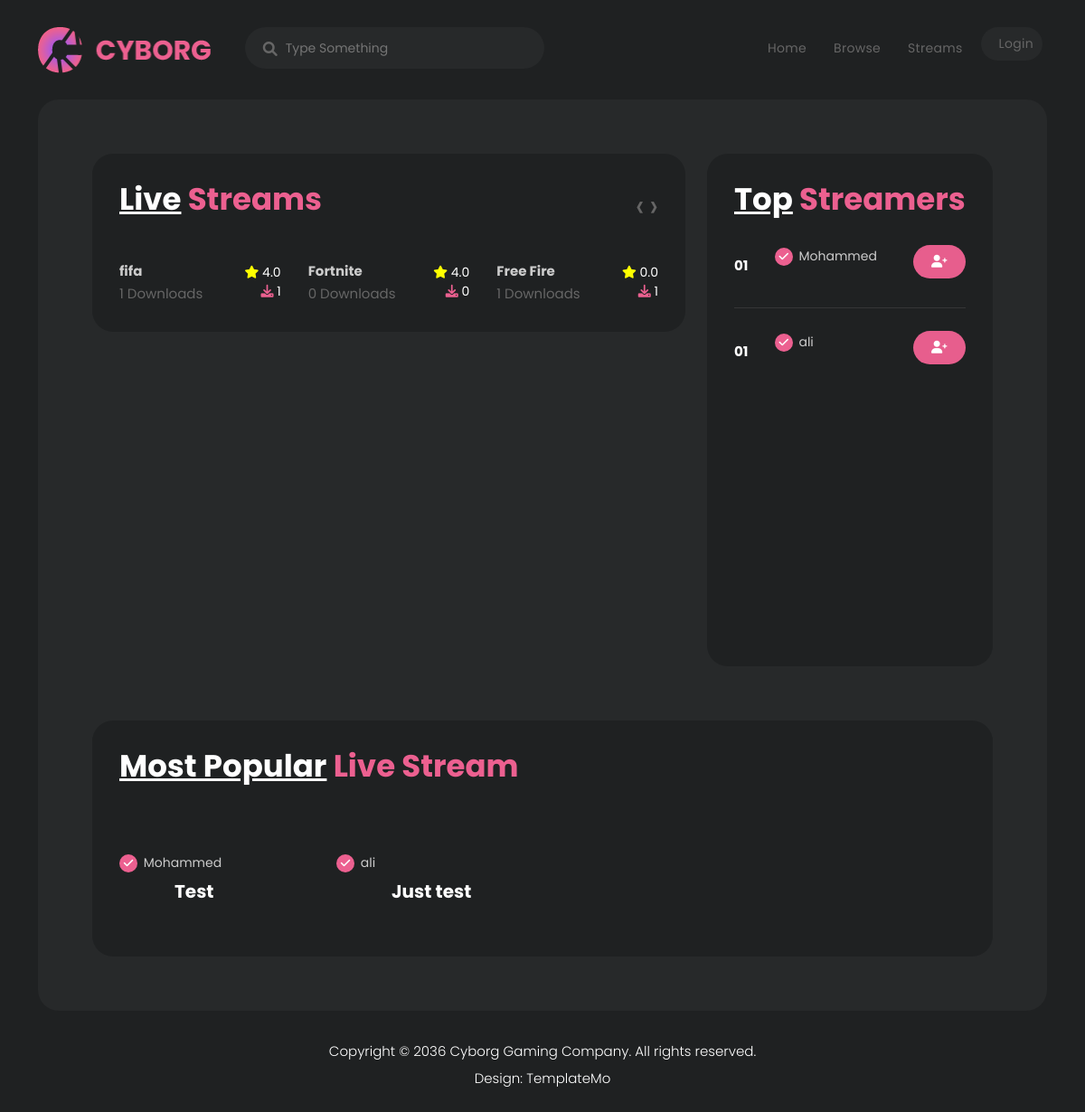
The page /streams/ on the database its author committed.
### games/models.py (models this page shows, shortened)
class Game(models.Model):
    name = models.CharField(max_length=50)
    gamefile = models.FileField(upload_to="Games/%d/",blank=True, null=True)
    video = models.URLField(max_length=255, blank=True, null=True)
    company = models.CharField(max_length=50)
    mimage = models.FileField(upload_to="Games/main-images/%d/",blank=True, null=True)
    downloaders = models.ManyToManyField(User, related_name='games', blank=True)
    rate = models.DecimalField(max_digits=2, decimal_places=1, blank=True)
    type = models.ForeignKey(Type, on_delete=models.PROTECT, blank=True, null=True)
    storage = models.DecimalField(max_digits=5, decimal_places=2, blank=True, null=True)
    discription = models.TextField(max_length=300, default="An Amazing Game")
    data_added = models.DateField(auto_created=True, blank=True, null=True)
    slug = models.SlugField(null=True, blank=True)

### streams/models.py (models this page shows, shortened)
class Stream(models.Model):
    title = models.CharField(max_length=50)
    streamer = models.ForeignKey(User, on_delete=models.CASCADE, related_name='streams')
    game = models.OneToOneField("games.Game", on_delete=models.CASCADE, related_name='streams')
    image = models.FileField(upload_to="Streams/images/%d/",blank=True, null=True)
    type = models.ForeignKey(Type, on_delete=models.CASCADE)
    stream_url = models.URLField(max_length=255, blank=True, null=True)
    viewers = models.ManyToManyField(User, related_name='stream_viewer', blank=True)
    status = models.BooleanField(default=True)

### streams/views.py (the view)
# urls.py: path('streams/', include('streams.urls', namespace='streams')),
def streams(request):
    games = Game.objects.all()
    streams = Stream.objects.all()
    users = User.objects.all()
    context = {
        'streams' : streams,
        'games' : games,
        'streamers' : users
    }
    return render(request, 'pages/streams.html', context)

### streams/models.py (called while the page is built)
    def __str__(self):
        return self.name

### templates/pages/streams.html (shortened to what this page needs)
{% extends 'base.html' %}
{% load static %}
{% block content %}
        <div class="row">
          <div class="col-lg-8">
            <div class="featured-games header-text">
              <div class="heading-section">
                <h4><em>Live</em> Streams</h4>
              </div>
              <div class="owl-features owl-carousel">
                {% for game in games %}
                  <div class="item">
                    <h4><a href="{% url 'games:details' game.slug %}">{{game.name}}</a><br><span>{{game.downloaders.count}} Downloads</span></h4>
                    <ul>
                      <li><i class="fa fa-star"></i> {{game.rate}}</li>
                      <li><i class="fa fa-download"></i> {{game.downloaders.count}}</li>
                    </ul>
                  </div>
                {% endfor %}
              </div>
            </div>
          </div>
          <div class="col-lg-4">
            <div class="top-streamers">
              <div class="heading-section">
                <h4><em>Top</em> Streamers</h4>
              </div>
              <ul>
                {% for streamer in streamers %}
                  {% if streamer.streams.count > 0 %}
                    <li>
                      <span>01</span>
                      <h6><i class="fa fa-check"></i> <a href="{% url 'accounts:profile' streamer.profile.slug %}">{{streamer.username}}</a></h6>
                      <div class="main-button">
                        <a href = "{% url 'accounts:addfriend' streamer %}">
                          <i class="fa-solid fa-user-plus"></i>
                        </a>
                      </div>
                    </li>
                  {% endif %}
                {% endfor %}
              </ul>
            </div>
          </div>
        </div>
        <div class="live-stream">
          <div class="col-lg-12">
            <div class="heading-section">
              <h4><em>Most Popular</em> Live Stream</h4>
            </div>
          </div>
          <div class="row">
            {% for stream in streams %}
              {% if stream.status == True %}
                <div class="col-lg-3 col-sm-6">
                  <div class="item">
                    <div class="thumb">
                    </div>
                    <div class="down-content">
                      <span><i class="fa fa-check"></i> <a href="{% url 'accounts:profile' stream.streamer.profile.slug %}">{{stream.streamer}}</a></span>
                      <h4>{{stream.title}}</h4>
                    </div>
                  </div>
                </div>
              {% endif %}
            {% endfor %}
          </div>
        </div>
{% endblock content %}

### project/static/assets/css/templatemo-cyborg-gaming.css (style rules this page uses)
html, body, div, span, applet, object, iframe, h1, h2, h3, h4, h5, h6, p, blockquote, div pre, a, abbr, acronym, address, big, cite, code, del, dfn, em, font, img, ins, kbd, q, s, samp, small, strike, strong, sub, sup, tt, var, b, u, i, center, dl, dt, dd, ol, ul, li, figure, header, nav, section, article, aside, footer, figcaption { margin: 0; padding: 0; border: 0; outline: 0; }
ul, li { padding: 0; margin: 0; list-style: none; }
* { box-sizing: border-box; }
html, body { font-family: 'Poppins', sans-serif; font-weight: 400; background-color: #1e1e1e; font-size: 16px; -ms-text-size-adjust: 100%; -webkit-font-smoothing: antialiased; -moz-osx-font-smoothing: grayscale; }
a { color: #CCC; text-decoration: none !important; }
h1, h2, h3, h4, h5, h6 { margin-top: 0px; margin-bottom: 0px; color: #fff; font-weight: 700; }
ul { margin-bottom: 0px; }
html, body { background: #1f2122; font-family: 'Poppins', sans-serif; }
.main-button a { font-size: 14px; color: #fff; background-color: #e75e8d; padding: 12px 30px; display: inline-block; border-radius: 25px; font-weight: 400; text-transform: capitalize; letter-spacing: 0.5px; transition: all .3s; position: relative; overflow: hidden; }
.heading-section h4 { color: #ec6090; font-size: 34px; text-decoration: none; margin-bottom: 30px; }
.heading-section h4 em { color: #fff; font-style: normal; text-decoration: underline; }
.featured-games { border-radius: 23px; background-color: #1f2122; padding: 30px; }
.featured-games .item h4 { font-size: 15px; margin-top: 20px; margin-bottom: 0px; display: inline-block; }
.featured-games .item span { color: #666; display: block; margin-top: 7px; font-weight: 400; }
.featured-games .item ul { float: right; margin-top: 20px; }
.featured-games .item ul li { text-align: right; color: #fff; font-size: 14px; }
.featured-games .item ul li:first-child i { color: yellow; }
.featured-games .item ul li:last-child i { color: #ec6090; }
.live-stream { margin-top: 60px; border-radius: 23px; background-color: #1f2122; padding: 30px; }
.live-stream .item { margin-bottom: 30px; }
.live-stream .thumb { position: relative; overflow: hidden; margin-bottom: 20px; }
.live-stream span i { color: #fff; background-color: #ec6090; border-radius: 50%; font-size: 12px; width: 20px; height: 20px; display: inline-block; text-align: center; line-height: 20px; margin-right: 3px; }
.live-stream span { font-size: 14px; color: #ec6090; }
.live-stream .down-content h4 { margin-top: 8px; font-size: 20px; font-weight: 700; margin-left: 61px; }
.top-streamers { border-radius: 23px; background-color: #1f2122; padding: 30px; max-height: 567px; min-height: 567px; }
.top-streamers ul li { display: inline-block; width: 100%; border-bottom: 1px solid #353637; margin-bottom: 25px; padding-bottom: 25px; }
.top-streamers ul li:last-child { border-bottom: none; padding-bottom: 0px; margin-bottom: 0px; }
.top-streamers ul li span { float: left; font-size: 15px; color: #fff; font-weight: 700; padding-top: 12px; margin-right: 10px; }
.top-streamers ul li h6 { display: inline; font-size: 14px; color: #ec6090; font-weight: 400; }
.top-streamers ul li h6 i { color: #fff; background-color: #ec6090; border-radius: 50%; font-size: 12px; width: 20px; height: 20px; display: inline-block; text-align: center; line-height: 20px; margin-right: 3px; }
.top-streamers ul li .main-button { float: right; }
.top-streamers ul li .main-button a { padding: 8px 20px; }
body { overflow-x: hidden; }

### rows shown on the page
Game: name "fifa", downloaders.count "1", rate "4.0"
Game: name "Fortnite", downloaders.count "0", rate "4.0"
Game: name "Free Fire", downloaders.count "1", rate "0.0"
Stream: streamer "Mohammed", title "Test"
Stream: streamer "ali", title "Just test"

### other values the page prints
{{ streamer.username }} "Mohammed"
{{ streamer.username }} "ali"
